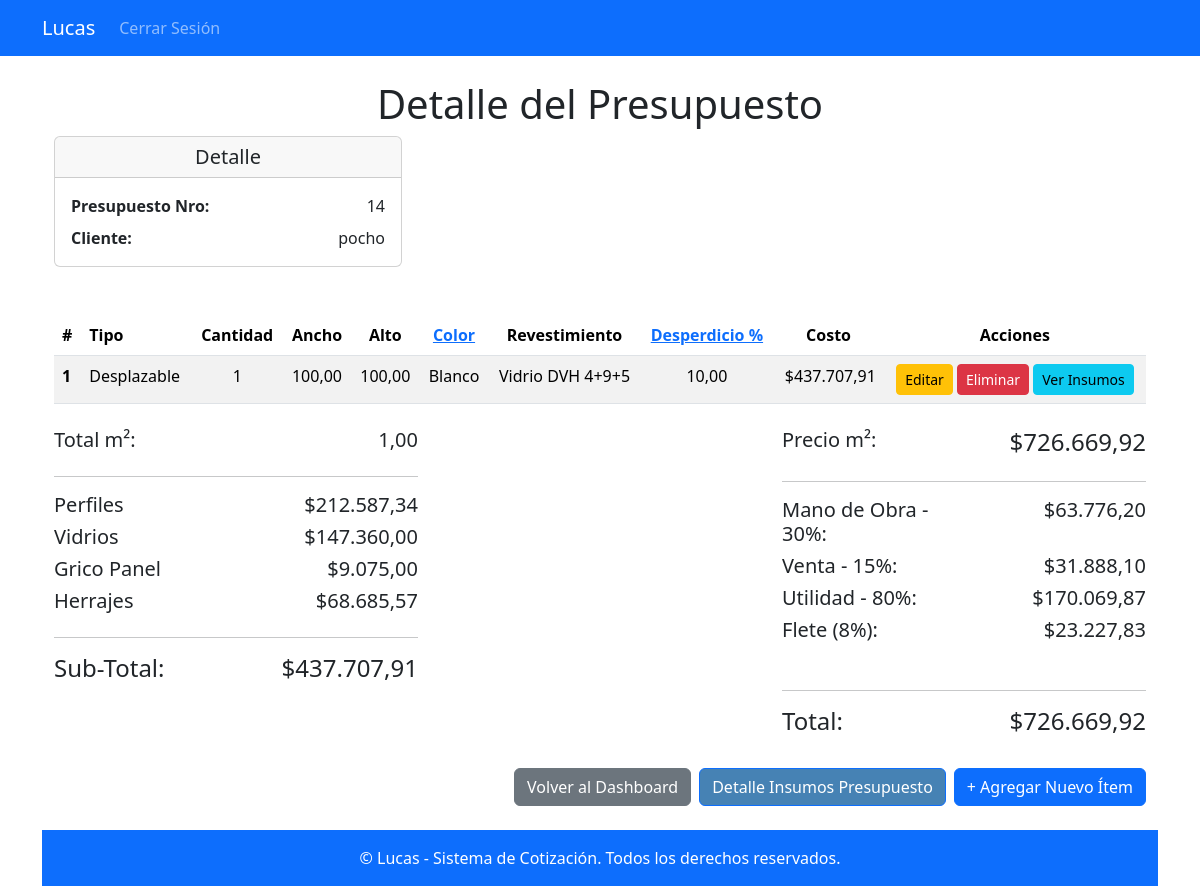
Page /presupuesto/14/ (signed in) on the committed database.
### apps/presupuestos/models.py (models this page shows, shortened)
class Presupuesto(models.Model):
    numero = models.AutoField(primary_key=True)  # Clave primaria definida explícitamente
    cliente = models.CharField(max_length=255)
    lugar = models.ForeignKey('Lugar', on_delete=models.CASCADE)
    fecha = models.DateTimeField(auto_now_add=True)

class Item(models.Model):
    presupuesto = models.ForeignKey(Presupuesto, related_name='items', on_delete=models.CASCADE)  # Relación con el presupuesto
    cantidad = models.PositiveIntegerField()  # Cantidad del ítem
    ancho = models.DecimalField(max_digits=10, decimal_places=2, null=True, blank=True)  # Ancho en unidades
    alto = models.DecimalField(max_digits=10, decimal_places=2, null=True, blank=True)  # Alto en unidades
    ancho_hoja = models.DecimalField(max_digits=10, decimal_places=2, null=True, blank=True)  # Ancho de hoja en unidades
    alto_lama = models.DecimalField(max_digits=10, decimal_places=2, null=True, blank=True)
    tipo = models.ForeignKey(Tipo, on_delete=models.CASCADE)  # Tipo de ítem (ventana, puerta, etc.)
    color = models.ForeignKey(Color, on_delete=models.CASCADE)  # Color del ítem
    revestimiento = models.ForeignKey(Revestimiento, on_delete=models.CASCADE)  # Tipo de revestimiento
    desperdicio = models.DecimalField(max_digits=5, decimal_places=2, default=0.0)  # Porcentaje de desperdicio
    def calcular_costo(self):
        insumos = DetalleInsumo.objects.filter(item=self)
        total = sum(insumo.precio_total for insumo in insumos)
        return total

class Tipo(models.Model):
    numero = models.IntegerField(unique=True)  # Número identificador del tipo
    detalle = models.CharField(max_length=100)  # Descripción del tipo

class Color(models.Model):
    nombre = models.CharField(max_length=50)

class Revestimiento(models.Model):
    nombre = models.CharField(max_length=100)

class TipoInsumo(models.Model):
    nombre = models.CharField(max_length=50, unique=True)  # Nombre del tipo de insumo (por ejemplo, 'Material', 'Herramienta')

### apps/presupuestos/views.py (the view)
# urls.py: path('presupuesto/<int:presupuesto_id>/', presupuestos_views.detalle_presupuesto, name='detalle_presupuesto'),
@login_required
def detalle_presupuesto(request, presupuesto_id):
    presupuesto = get_object_or_404(Presupuesto, numero=presupuesto_id)
    items = presupuesto.items.all()
    colores = Color.objects.all()  # Agregar los colores disponibles
    items_con_costos = [
        {'item': item,
         'costo': item.calcular_costo(),
         'desperdicio': item.desperdicio}
         for item in items
    ]
    sub_total = sum(entry['costo'] for entry in items_con_costos)
    total_m2 = sum(
        (item.ancho / 100) * (item.alto / 100) * item.cantidad
        for item in items
    )
    insumos = DetalleInsumo.objects.filter(presupuesto=presupuesto)
    tipo_insumos_totales = defaultdict(Decimal)
    for insumo in insumos:
        tipo_insumo_nombre = insumo.insumo.tipo_insumo.nombre if insumo.insumo.tipo_insumo else "Sin Tipo"
        tipo_insumos_totales[tipo_insumo_nombre] += insumo.precio_total
    subtotal_tipo_1 = insumos.filter(insumo__tipo_insumo_id=1).aggregate(
        subtotal=Sum('precio_total')
    )['subtotal'] or Decimal(0)
    subtotal_tipo_2 = insumos.filter(insumo__tipo_insumo_id__in=[1, 3, 4, 5, 6]).aggregate(
        subtotal=Sum('precio_total')
    )['subtotal'] or Decimal(0)
    mano_obra = subtotal_tipo_1 * Decimal("0.30")
    venta = subtotal_tipo_1 * Decimal("0.15")
    utilidad = subtotal_tipo_1 * Decimal("0.80")  # Utilidad solo sobre tipo_insumo_id=1
    flete = subtotal_tipo_2 * Decimal("0.08") # Utilidad solo sobre tipo_insumo_id=1+3+4+5+6
    total = sub_total + mano_obra + venta + utilidad + flete
    precio_por_m2 = total / total_m2 if total_m2 > 0 else 0
    return render(request, 'detalle_presupuesto.html', {
        'presupuesto': presupuesto,
        'items_con_costos': items_con_costos,
        'colores': colores,
        'sub_total': sub_total,
        'mano_obra': mano_obra,
        'venta': venta,
        'utilidad': utilidad,
        'flete': flete,
        'total': total,
        'total_m2': total_m2,  # Agregar Total m2 al contexto
        'precio_por_m2': precio_por_m2,  # Agregar el precio por m² al contexto
        'tipo_insumos_totales': dict(tipo_insumos_totales),
    })

### apps/presupuestos/templates/detalle_presupuesto.html (shortened to what this page needs)
{% extends 'base.html' %}
{% load humanize %}
{% block content %}
<div class="container mt-4">
    <h1 class="text-center">Detalle del Presupuesto</h1>
    <div class="row mb-4">
        <div class="col-md-4">
            <div class="card">
                <div class="card-header">
                    <h5 class="text-center mb-0">Detalle</h5>
                </div>
                <div class="card-body">
                    <div class="row mb-2">
                        <div class="col-6 text-start fw-bold">Presupuesto Nro:</div>
                        <div class="col-6 text-end">{{ presupuesto.numero }}</div>
                    </div>
                    <div class="row">
                        <div class="col-6 text-start fw-bold">Cliente:</div>
                        <div class="col-6 text-end">{{ presupuesto.cliente }}</div>
                    </div>
            </div>
        </div>
    </div>
</div>
    <br>
    <div>
        {% if items_con_costos %}
            <table class="table table-striped">
                <thead class="thead-dark">
                    <tr>
                        <th scope="col">#</th>
                        <th scope="col">Tipo</th>
                        <th class="text-center" scope="col">Cantidad</th>
                        <th class="text-center" scope="col">Ancho</th>
                        <th class="text-center" scope="col">Alto</th>
                        <th class="text-center" scope="col">
                            <a href="#" id="cambiar-color" class="text-primary" data-bs-toggle="modal" data-bs-target="#modalCambiarColor">
                                Color
                            </a>
                        </th>
                        <th class="text-center" scope="col">Revestimiento</th>
                        <th class="text-center" scope="col">
                            <a href="#" id="cambiar-desperdicio" class="text-primary" data-bs-toggle="modal" data-bs-target="#modalCambiarDesperdicio">
                                Desperdicio %
                            </a>
                        </th>
                        <th class="text-center" scope="col">Costo</th>
                        <th class="text-center" scope="col">Acciones</th>
                    </tr>
                </thead>
                <tbody>
                    {% for entry in items_con_costos %}
                        <tr>
                            <th scope="row">{{ forloop.counter }}</th>
                            <td>{{ entry.item.tipo.detalle }}</td>
                            <td class="text-center">{{ entry.item.cantidad }}</td>
                            <td class="text-center">{{ entry.item.ancho }}</td>
                            <td class="text-center">{{ entry.item.alto }}</td>
                            <td class="text-center">{{ entry.item.color.nombre }}</td>
                            <td class="text-center">{{ entry.item.revestimiento.nombre }}</td>
                            <td class="text-center">{{ entry.item.desperdicio }}</td>
                            <td class="text-end">${{ entry.costo|intcomma }}</td>
                            <td class="text-center">
                                <a href="{% url 'editar_item' entry.item.id %}" class="btn btn-warning btn-sm">Editar</a>
                                <a href="{% url 'eliminar_item' entry.item.id %}" class="btn btn-danger btn-sm"
                                onclick="return confirm('¿Estás seguro de que deseas eliminar este ítem?')">Eliminar</a>
                                <a href="{% url 'detalle_insumos' entry.item.id %}" class="btn btn-info btn-sm">Ver Insumos</a>
                            </td>
                        </tr>
                    {% endfor %}
                </tbody>
            </table>
            <div class="mt-4 d-flex justify-content-between">
                <div class="col-lg-4">
                    <div class="row">
                        <div class="col-6 text-start">
                            <h5>Total m²:</h5>
                        </div>
                        <div class="col-6 text-end">
                            <h5>{{ total_m2|floatformat:2 }}</h5>
                        </div>
                    </div>
                    <hr>
                    {% for tipo_insumo, total_importe in tipo_insumos_totales.items %}
                    <div class="row">
                        <div class="col-6 text-start">
                            <h5>{{ tipo_insumo }}</h5>
                        </div>
                        <div class="col-6 text-end">
                            <h5>${{ total_importe|floatformat:2|intcomma }}</h5>
                        </div>
                    </div>
                    {% endfor %}
                    <hr>
                    <div class="row">
                        <div class="col-6 text-start">
                            <h4>Sub-Total:</h4>
                        </div>
                        <div class="col-6 text-end">
                            <h4>${{ sub_total|floatformat:2|intcomma }}</h4>
                        </div>
                    </div>
                </div>
                <div class="col-lg-4">
                    <div class="row">
                        <div class="col-6 text-start">
                            <h5>Precio m²:</h5>
                        </div>
                        <div class="col-6 text-end">
                            <h4>${{ precio_por_m2|floatformat:2|intcomma }}</h4>
                        </div>
                    </div>
                    <hr>
                    <div class="row">
                        <div class="col-6 text-start">
                            <h5>Mano de Obra - 30%:</h5>
                        </div>
                        <div class="col-6 text-end">
                            <h5>${{ mano_obra|floatformat:2|intcomma }}</h5>
                        </div>
                    </div>
                    <div class="row">
                        <div class="col-6 text-start">
                            <h5>Venta - 15%:</h5>
                        </div>
                        <div class="col-6 text-end">
                            <h5>${{ venta|floatformat:2|intcomma }}</h5>
                        </div>
                    </div>
                    <div class="row">
                        <div class="col-6 text-start">
                            <h5>Utilidad - 80%:</h5>
                        </div>
                        <div class="col-6 text-end">
                            <h5>${{ utilidad|floatformat:2|intcomma }}</h5>
                        </div>
                    </div>
                    <div class="row">
                        <div class="col-6 text-start">
                            <h5>Flete (8%):</h5>
                        </div>
                        <div class="col-6 text-end">
                            <h5>${{ flete|floatformat:2|intcomma }}</h5>
                        </div>
                    </div>
                    <br>
                    <hr>
                    <div class="row">
                        <div class="col-6 text-start">
                            <h4>Total:</h4>
                        </div>
                        <div class="col-6 text-end">
                            <h4>${{ total|floatformat:2|intcomma }}</h4>
                        </div>
                    </div>
                </div>
            </div>
    </div>
    {% else %}
        <p class="text-center">No hay ítems asociados a este presupuesto.</p>
    {% endif %}
    <div class="d-flex justify-content-end mt-4">
        <a href="{% url 'dashboard' %}" class="btn btn-secondary me-2">Volver al Dashboard</a>
        <a href="{% url 'detalle_insumos_presupuesto' presupuesto.numero %}" class="btn btn-primary me-2" style="background-color: #4682B4; color: white;">Detalle Insumos Presupuesto</a>
        <a href="{% url 'nuevo_item' presupuesto.numero %}" class="btn btn-primary">+ Agregar Nuevo Ítem</a>
    </div>
{% endblock %}

### rows in the picture
Presupuesto: numero "14", cliente "pocho"
Item: item.tipo.detalle "Desplazable", item.cantidad "1", item.ancho "100,00", item.alto "100,00", item.color.nombre "Blanco", item.revestimiento.nombre "Vidrio DVH 4+9+5", item.desperdicio "10,00", costo "437.707,91"
TipoInsumo: tipo_insumos_totales "Perfiles"
TipoInsumo: tipo_insumos_totales "Vidrios"
TipoInsumo: tipo_insumos_totales "Grico Panel"
TipoInsumo: tipo_insumos_totales "Herrajes"

### other values in the picture
{{ total_m2|floatformat:2 }} "1,00"
{{ total_importe|floatformat:2|intcomma }} "212.587,34" "147.360,00" "9.075,00" "68.685,57"
{{ sub_total|floatformat:2|intcomma }} "437.707,91"
{{ precio_por_m2|floatformat:2|intcomma }} "726.669,92"
{{ mano_obra|floatformat:2|intcomma }} "63.776,20"
{{ venta|floatformat:2|intcomma }} "31.888,10"
{{ utilidad|floatformat:2|intcomma }} "170.069,87"
{{ flete|floatformat:2|intcomma }} "23.227,83"
{{ total|floatformat:2|intcomma }} "726.669,92"
